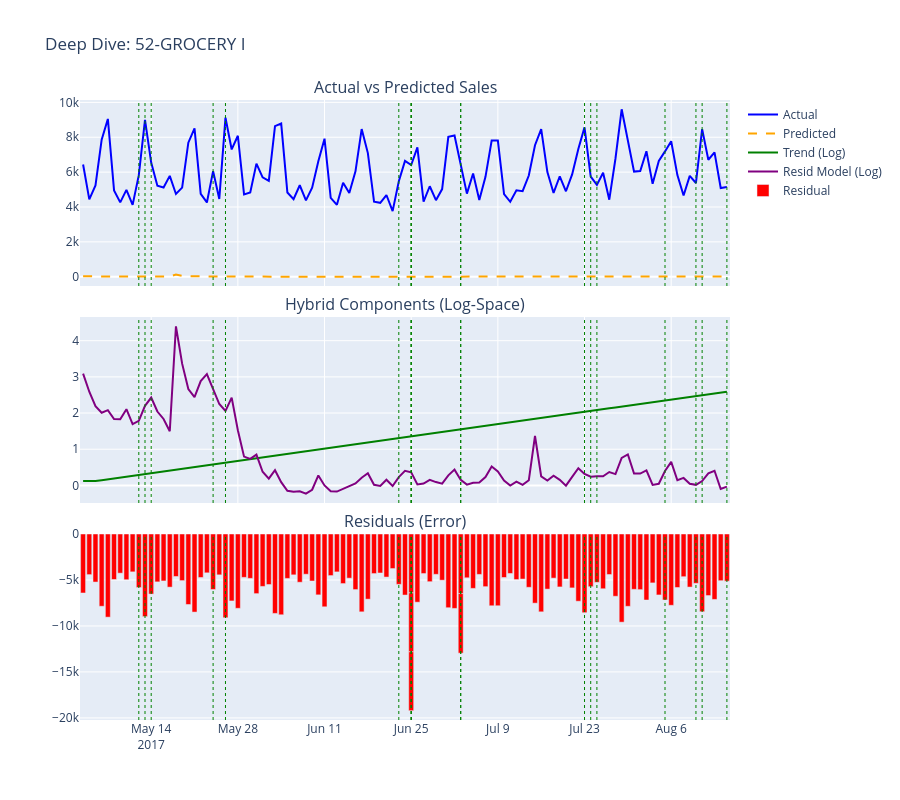
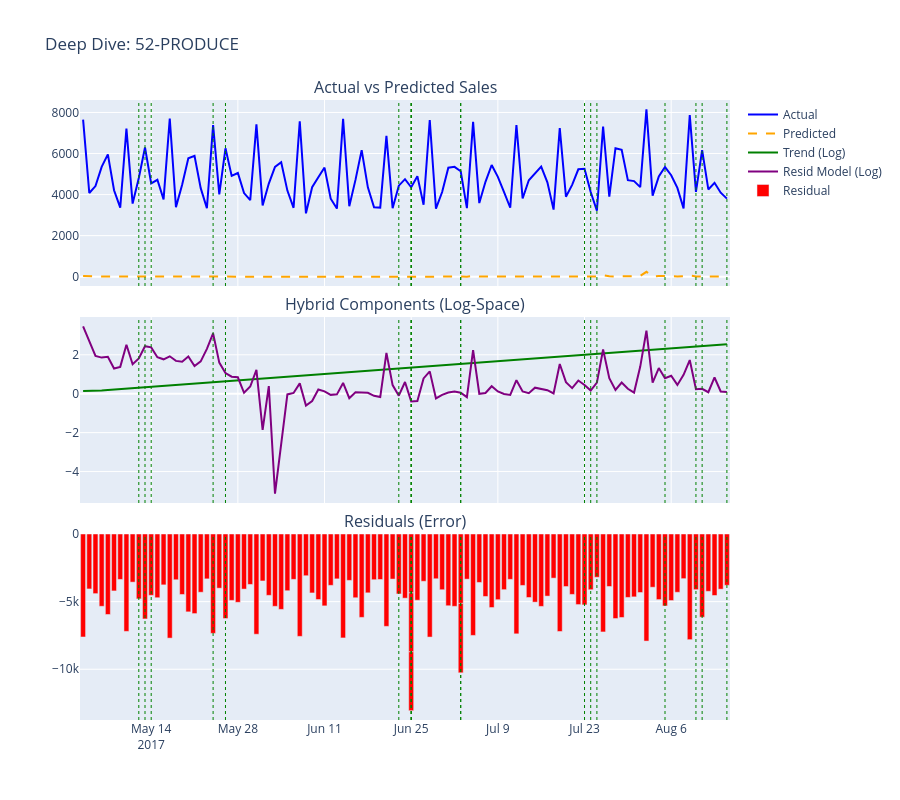
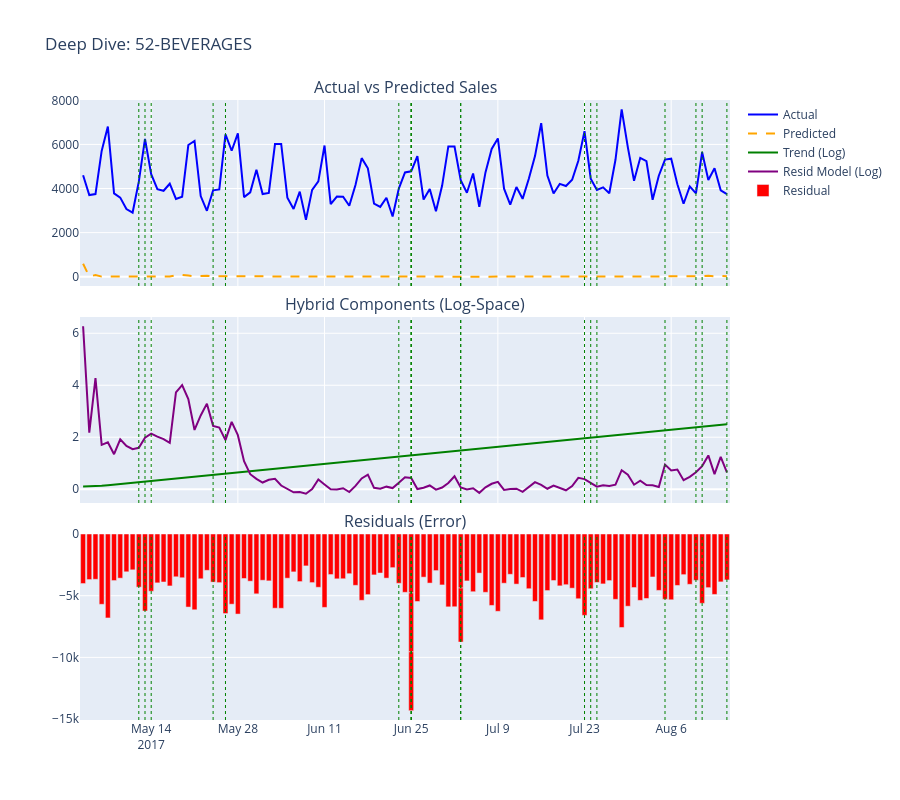
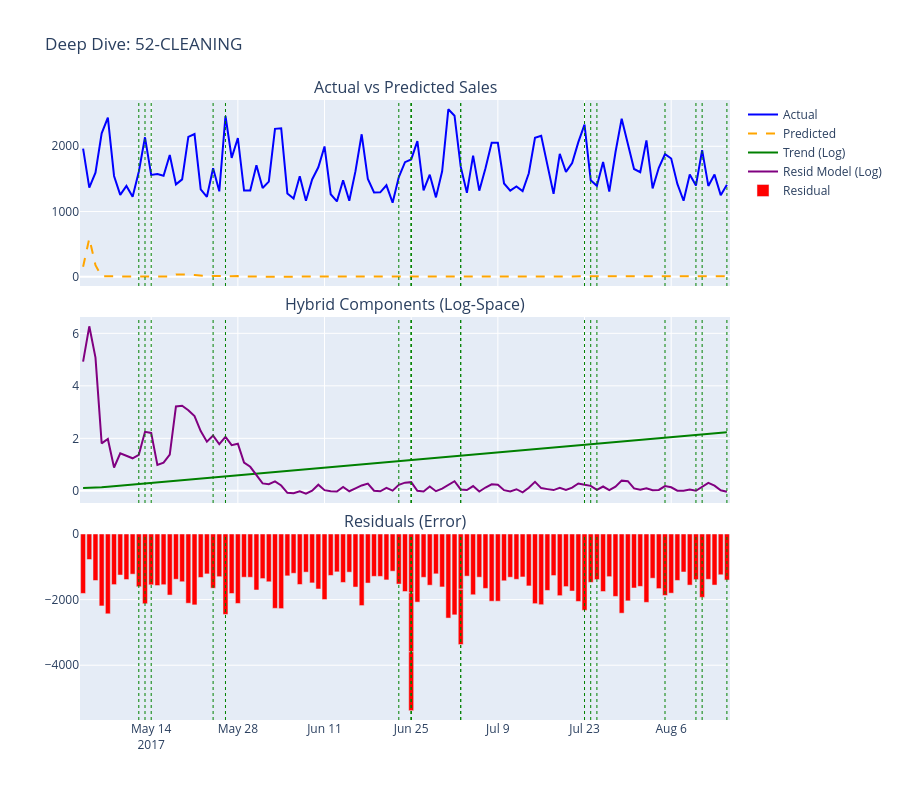

These figures' notebook cell, in order:
### Markdown cell above
## 4. Blind Spot Deep-Dives (Top 5)

Decomposing the error into Trend and Residual contributions (where available).

### Code cell
def plot_segment_deepdive(store_nbr, family):
    subset = df[(df['store_nbr'] == store_nbr) & (df['family'] == family)].sort_values('date')
    
    # Subplots: 1. Sales vs Pred, 2. Components (Log), 3. Residuals
    fig = make_subplots(
        rows=3, cols=1, shared_xaxes=True, vertical_spacing=0.05,
        subplot_titles=("Actual vs Predicted Sales", "Hybrid Components (Log-Space)", "Residuals (Error)")
    )
    
    # Row 1: Linear Space Sales
    fig.add_trace(go.Scatter(x=subset['date'], y=subset['sales'], name="Actual", line=dict(color='blue')), row=1, col=1)
    fig.add_trace(go.Scatter(x=subset['date'], y=subset['sales_pred'], name="Predicted", line=dict(color='orange', dash='dash')), row=1, col=1)
    
    # Row 2: Log Space Components (If columns exist)
    if 'trend_pred_log' in subset.columns:
        fig.add_trace(go.Scatter(x=subset['date'], y=subset['trend_pred_log'], name="Trend (Log)", line=dict(color='green')), row=2, col=1)
        fig.add_trace(go.Scatter(x=subset['date'], y=subset['residual_pred_log'], name="Resid Model (Log)", line=dict(color='purple')), row=2, col=1)
    else:
        # Fallback message
        fig.add_annotation(text="Component data missing in this run artifact", row=2, col=1)
        
    # Row 3: Residuals
    fig.add_trace(go.Bar(x=subset['date'], y=subset['residual'], name="Residual", marker_color='red'), row=3, col=1)
    
    # V-Lines for Holidays and Promos
    holiday_dates = subset[subset['type'].notnull()]['date']
    for h_date in holiday_dates:
        fig.add_vline(x=h_date, line_width=1, line_dash="dot", line_color="green", row='all', col=1)
        
    fig.update_layout(height=800, title_text=f"Deep Dive: {store_nbr}-{family}", showlegend=True)
    return fig

top_5 = agg_metrics.sort_values('rmsle', ascending=False).head(5)
for _, row in top_5.iterrows():
    plot_segment_deepdive(row['store_nbr'], row['family']).show()
